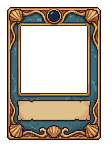
#> input picture assets/cards/frames/frame_a.png, 112 x 160 px
$ python build_card_frame.py
#> lines starting #> are read from the running program, lines starting #| are printed output that depends on the picture; after the words box and inside, x2 and y2 are one past the last pixel; in counts of white or black regions, pixels touching at a corner belong together
"""Build the card front and back from Jordan's chosen PixelLab frame (frame A).

Usage: python scripts/tools/build_card_frame.py
Writes assets/cards/frames/card_front.png and card_back.png (112x180).

Front: frame A with its picture window trimmed a little (the plain middle rows are
cut) and a gold-rimmed parchment panel added under the name banner for the card's
description. Back: the same frame with one tall parchment panel for the card's name
and lore. The panels are drawn in frame A's own colours. The rects printed at the
end are the ones scripts/ui/card_view.gd uses.
"""
import os

import numpy as np
from PIL import Image

os.chdir(os.path.join(os.path.dirname(__file__), "..", ".."))

SRC = "assets/cards/frames/frame_a.png"
OUT = "assets/cards/frames/"
CUT = (56, 76)          # window rows removed (all plain side border there)
BAND_AT = 122           # rows from here on (the bottom ornament) move down under the new panel
BAND = 40               # height of the description band
BAND_SOURCE = 50        # the band copies rows from here (beside the window, plain side border)
PLAIN_ROW = 97          # a full-width row of plain teal between the side borders

OUTLINE = (29, 17, 12, 255)
GOLD_LIGHT = (242, 196, 102, 255)
GOLD_DARK = (178, 112, 46, 255)
PARCHMENT = (234, 205, 150, 255)
PARCHMENT_EDGE = (214, 176, 118, 255)


def panel(img, x0, y0, x1, y1):
    """A rimmed parchment panel covering x0..x1, y0..y1 inclusive (1px outline, a
    two-tone gold rim, a slightly darker parchment edge), corners cut by one pixel."""
    a = img
    for y in range(y0, y1 + 1):
        for x in range(x0, x1 + 1):
            d = min(x - x0, x1 - x, y - y0, y1 - y)
            corner = (x in (x0, x1)) and (y in (y0, y1))
            if corner:
                continue
            if d == 0:
                c = OUTLINE
            elif d == 1:
                c = GOLD_LIGHT if (y - y0) < (y1 - y) else GOLD_DARK
            elif d == 2:
                c = GOLD_DARK if (y - y0) < (y1 - y) else GOLD_LIGHT
            elif d == 3:
                c = OUTLINE
            elif d == 4:
                c = PARCHMENT_EDGE
            else:
                c = PARCHMENT
            a[y, x] = c


def main():
    src = np.asarray(Image.open(SRC).convert("RGBA"))
#> src is the input picture: shape (160, 112, 4); mean R, G, B, A 66.4, 55.7, 49.4, 114.7
    top = src[:CUT[0]]
    middle = src[CUT[1]:BAND_AT]
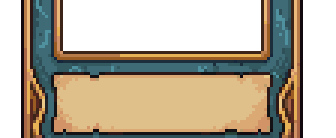
#> middle: shape (46, 112, 4) (shown 3 times larger); mean R, G, B, A 97.3, 85.3, 70.9, 158.5; transparent parts drawn white
    # The band's sides are real frame rows (the plain stretch beside the window), so the
    # border and teal keep their texture; the new panel covers the window part of them.
    band = src[BAND_SOURCE:BAND_SOURCE + BAND]
    bottom = src[BAND_AT:]
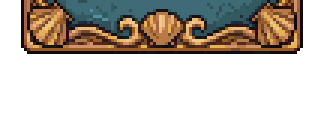
#> bottom: shape (38, 112, 4) (shown 3 times larger); mean R, G, B, A 52.9, 40.8, 34.6, 101; transparent parts drawn white
    front = np.concatenate([top, middle, band, bottom]).copy()
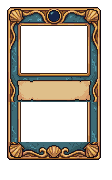
#> front: shape (180, 112, 4); mean R, G, B, A 63.6, 53.9, 49, 109.1; transparent parts drawn white
    band_y = CUT[0] + (BAND_AT - CUT[1])
    # the window's see-through part above and below the new panel becomes plain teal
    rows = front[band_y:band_y + BAND]
    hole = rows[..., 3] == 0
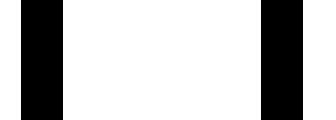
#> hole: shape (40, 112) bool (shown 3 times larger); 75% white; 2 black regions, box (x1, y1, x2, y2) and area: (7, 0, 21, 40) 560, (87, 0, 101, 40) 560
    hole[:, :11] = False
    hole[:, 101:] = False
#> hole: shape (40, 112) bool; 58.9% white; 2 black regions, box (x1, y1, x2, y2) and area: (87, 0, 112, 40) 1000, (0, 0, 21, 40) 840
    rows[hole] = np.broadcast_to(src[PLAIN_ROW], rows.shape)[hole]
    for r in (0, 1, BAND - 2, BAND - 1):                   # no stubs of the old window rim
        rows[r, 17:91] = src[PLAIN_ROW, 17:91]
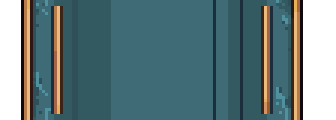
#> rows: shape (40, 112, 4) (shown 3 times larger); mean R, G, B, A 59.5, 83.4, 87, 214; transparent parts drawn white
    text_panel = (17, band_y + 2, 90, band_y + BAND - 3)
    panel(front, *text_panel)
#> after the loop in panel, `for y in range(y0, y1 + 1):`:
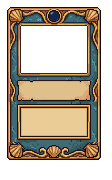
#> a: shape (180, 112, 4); mean R, G, B, A 85.4, 72.8, 59.7, 142.5; transparent parts drawn white
    Image.fromarray(front).save(OUT + "card_front.png")

    back = front.copy()
    window_top = 23
    lore_panel = (17, window_top, 90, text_panel[3])
    # clear the window's transparency and the banner, then one panel over them
    panel(back, *lore_panel)
#> call 2 of panel, with x0 = 17, y0 = 23, x1 = 90, y1 = 139
#> after the loop in panel (call 2), `for y in range(y0, y1 + 1):`:
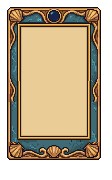
#> a: shape (180, 112, 4); mean R, G, B, A 125.5, 107.3, 80.7, 181.7; transparent parts drawn white
    Image.fromarray(back).save(OUT + "card_back.png")

    h = front.shape[0]
#> h = 180
    win_h = (92 - 26 + 1) - (CUT[1] - CUT[0])
    print(f"size 112x{h}")
#| size 112x180
    print(f"window Rect2i(21, 26, 66, {win_h})")
    print(f"name_y {110 - (CUT[1] - CUT[0])}")
    print(f"text panel inner Rect2i({text_panel[0] + 5}, {text_panel[1] + 5}, "
          f"{text_panel[2] - text_panel[0] - 9}, {text_panel[3] - text_panel[1] - 9})")
    print(f"lore panel inner Rect2i({lore_panel[0] + 5}, {lore_panel[1] + 5}, "
          f"{lore_panel[2] - lore_panel[0] - 9}, {lore_panel[3] - lore_panel[1] - 9})")


if __name__ == "__main__":
    main()

$ run again, with assets/cards/frames/frame_b.png copied over assets/cards/frames/frame_a.png
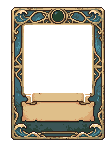
#> input picture assets/cards/frames/frame_b.png, 112 x 160 px
#> in main, src is the input picture: shape (160, 112, 4); mean R, G, B, A 68, 64.6, 50.7, 111.3
#> after the loop in main, `for r in (0, 1, BAND - 2, BAND - 1):`:
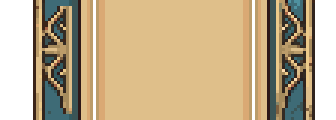
#> rows: shape (40, 112, 4) (shown 3 times larger); mean R, G, B, A 152.8, 131.5, 98.1, 209.5; transparent parts drawn white
#> after the loop in panel (call 2), `for y in range(y0, y1 + 1):`:
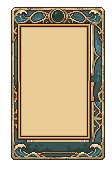
#> a: shape (180, 112, 4); mean R, G, B, A 126.9, 110.5, 83.4, 181; transparent parts drawn white
#| size 112x180

$ run again, with assets/cards/frames/frame_c.png copied over assets/cards/frames/frame_a.png
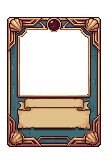
#> input picture assets/cards/frames/frame_c.png, 112 x 160 px
#> in main, src is the input picture: shape (160, 112, 4); mean R, G, B, A 75.4, 52.1, 49, 112.1
#> after the loop in main, `for r in (0, 1, BAND - 2, BAND - 1):`:
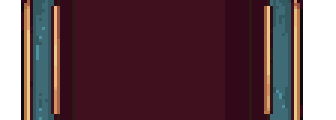
#> rows: shape (40, 112, 4) (shown 3 times larger); mean R, G, B, A 61.6, 32.1, 39.6, 214; transparent parts drawn white
#> after the loop in panel (call 2), `for y in range(y0, y1 + 1):`:
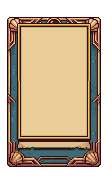
#> a: shape (180, 112, 4); mean R, G, B, A 125.9, 105.8, 81.8, 178.2; transparent parts drawn white
#| size 112x180
